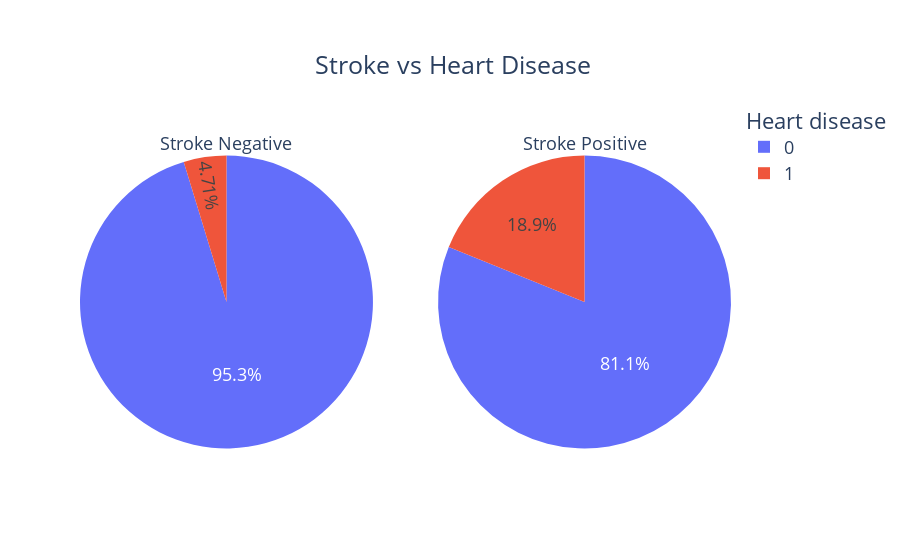

Source (notebook cell):
### Code cell
counts0 = Counter(df[df['stroke']==0]['heart_disease'])
counts1 = Counter(df[df['stroke']==1]['heart_disease'])
fig = make_subplots(rows=1, cols=2, specs=[[{"type": "pie"}, {"type": "pie"}]])

fig.add_trace(graph_objects.Pie(
     values=[item[1] for item in sorted(counts0.items())],
     labels=[item[0] for item in sorted(counts0.items())],
     domain=dict(x=[0, 0.5]),
     name="Stroke Negative",title='Stroke Negative'), 
     row=1, col=1)

fig.add_trace(graph_objects.Pie(
     values=[item[1] for item in sorted(counts1.items())],
     labels=[item[0] for item in sorted(counts1.items())],
     domain=dict(x=[0.5, 1.0]),
     name="Stroke Positive",title='Stroke Positive'),
    row=1, col=2)

fig.update_layout(
    title={'text':'Stroke vs Heart Disease','xanchor':'left','yanchor': 'top','y':0.9,'x':0.35},
    xaxis_title="X Axis Title",
    yaxis_title="Y Axis Title",
    legend_title="Heart disease",
    font=dict(size=18)
)

fig.show()

### Figure 1 — Plotly figure (JSON) as saved in the notebook; plotly's stock layout.template omitted (floating-point values rounded to 4 significant figures)
{"data": [{"domain": {"x": [0, 0.45], "y": [0, 1]}, "labels": [0, 1], "name": "Stroke Negative", "title": {"text": "Stroke Negative"}, "type": "pie", "values": [4632, 229]}, {"domain": {"x": [0.55, 1], "y": [0, 1]}, "labels": [0, 1], "name": "Stroke Positive", "title": {"text": "Stroke Positive"}, "type": "pie", "values": [202, 47]}], "layout": {"font": {"size": 18}, "legend": {"title": {"text": "Heart disease"}}, "title": {"text": "Stroke vs Heart Disease", "x": 0.35, "xanchor": "left", "y": 0.9, "yanchor": "top"}, "xaxis": {"title": {"text": "X Axis Title"}}, "yaxis": {"title": {"text": "Y Axis Title"}}}}
